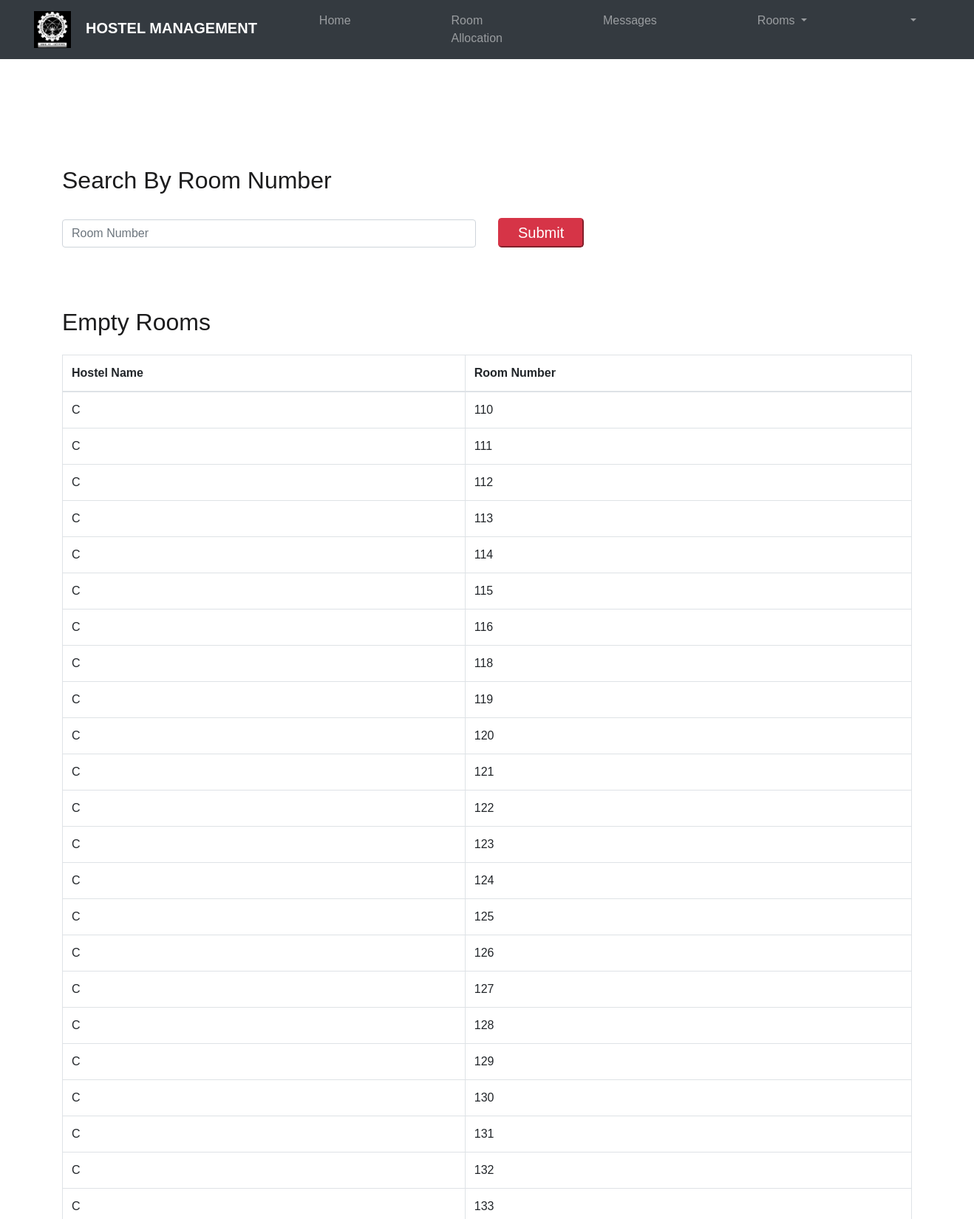
The page /HM/empty-rooms.php (signed in, upper part) on the database its author committed.
### tables this page shows
CREATE TABLE `room` (
  `room_id` int(10) NOT NULL,
  `room_no` int(5) DEFAULT NULL,
  `hostel_id` int(10) DEFAULT NULL,
  `allocated` tinyint(1) DEFAULT NULL
);

CREATE TABLE `hostel` (
  `hostel_id` int(10) NOT NULL,
  `hostel_name` varchar(20) NOT NULL,
  `no_of_rooms` int(5) DEFAULT NULL,
  `no_of_students` int(5) DEFAULT NULL,
  `accepted_gen` int(2) DEFAULT NULL
);

### HM/empty-rooms.php (the view, shortened to what this page needs)
<?php include('hm-header.php') ?>
<div class ="container contact-container">
    <h2>Search By Room Number</h2>
    <br>
    <form action="empty-rooms.php" method="post">
        <div class="row">
            <div class="col-md-6">
                <input type="text" name="search_box" class="form-control student-text" placeholder="Room Number">
            </div>
            <div class="col-md-6">
                <button type="submit" name="contact-button"  class="btn-lg btn-primary" style="margin-top:8px; padding: 3px 25px 3px;">Submit</button>
            </div>
        </div>
    </form>
<br><br>
    <br>
    <h2>Empty Rooms</h2>
<br>
    <?php
   $hostel_id = $_SESSION['hostel_id'];
   $query1 = "SELECT * FROM room where hostel_id = '$hostel_id' and allocated = '0'";
   $result1 = mysqli_query($conn,$query1);
   $query6 = "SELECT * FROM hostel WHERE hostel_id = '$hostel_id'";
   $result6 = mysqli_query($conn,$query6);
   $row6 = mysqli_fetch_assoc($result6);
   $hostel_name = $row6['hostel_name'];
?>
  <table class="table table-bordered">
    <thead>
      <tr>
        <th>Hostel Name</th>
        <th>Room Number</th>
      </tr>
    </thead>
    <tbody>
    <?php
      if(mysqli_num_rows($result1)==0){
         echo '<tr><td colspan="4">No Empty Rooms</td></tr>';
      }
      else{
      	while($row1 = mysqli_fetch_assoc($result1)){
      		echo "<tr><td>{$hostel_name}</td><td>{$row1['room_no']}</td></tr>\n";
      	}
      }
    ?>
    </tbody>
  </table>
</div>
<?php include('hm-footer.php');

### HM/assets/css/styles-nav.css (style rules this page uses)
body { background-color: #ffff; height:100%; }
.student-text { margin-top : 10px; margin-bottom: 10px; }
.contact-container { margin-top: 150px; margin-bottom: 220px; }

### rows shown on the page
room: hostel.hostel_name "C", room_no "110"
room: hostel.hostel_name "C", room_no "111"
room: hostel.hostel_name "C", room_no "112"
room: hostel.hostel_name "C", room_no "113"
room: hostel.hostel_name "C", room_no "114"
room: hostel.hostel_name "C", room_no "115"
room: hostel.hostel_name "C", room_no "116"
room: hostel.hostel_name "C", room_no "118"
room: hostel.hostel_name "C", room_no "119"
room: hostel.hostel_name "C", room_no "120"
room: hostel.hostel_name "C", room_no "121"
room: hostel.hostel_name "C", room_no "122"
room: hostel.hostel_name "C", room_no "123"
room: hostel.hostel_name "C", room_no "124"
room: hostel.hostel_name "C", room_no "125"
room: hostel.hostel_name "C", room_no "126"
room: hostel.hostel_name "C", room_no "127"
room: hostel.hostel_name "C", room_no "128"
room: hostel.hostel_name "C", room_no "129"
room: hostel.hostel_name "C", room_no "130"
room: hostel.hostel_name "C", room_no "131"
room: hostel.hostel_name "C", room_no "132"
room: hostel.hostel_name "C", room_no "133"
